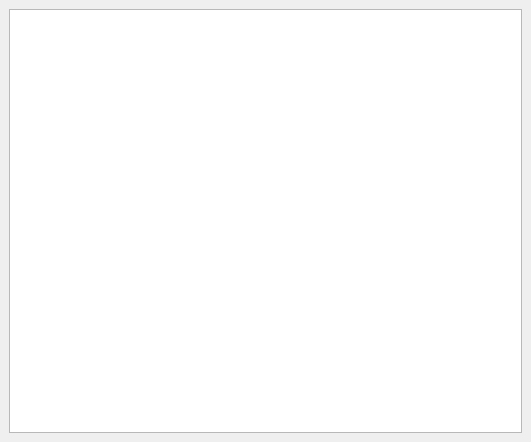
<?xml version="1.0" encoding="UTF-8"?>
<ui version="4.0">
 <class>ProgramEdit</class>
 <widget class="QWidget" name="ProgramEdit">
  <property name="geometry">
   <rect>
    <x>0</x>
    <y>0</y>
    <width>531</width>
    <height>442</height>
   </rect>
  </property>
  <property name="windowTitle">
   <string>Form</string>
  </property>
  <layout class="QVBoxLayout" name="verticalLayout">
   <property name="leftMargin">
    <number>9</number>
   </property>
   <property name="topMargin">
    <number>9</number>
   </property>
   <property name="rightMargin">
    <number>9</number>
   </property>
   <property name="bottomMargin">
    <number>9</number>
   </property>
   <item>
    <widget class="Developer::ProgramEditor" name="editor"/>
   </item>
  </layout>
 </widget>
 <customwidgets>
  <customwidget>
   <class>Developer::ProgramEditor</class>
   <extends>QPlainTextEdit</extends>
   <header>programeditor.hpp</header>
  </customwidget>
 </customwidgets>
 <resources/>
 <connections>
  <connection>
   <sender>editor</sender>
   <signal>textChanged()</signal>
   <receiver>ProgramEdit</receiver>
   <slot>textEdited()</slot>
   <hints>
    <hint type="sourcelabel">
     <x>381</x>
     <y>348</y>
    </hint>
    <hint type="destinationlabel">
     <x>496</x>
     <y>654</y>
    </hint>
   </hints>
  </connection>
 </connections>
 <slots>
  <slot>textEdited()</slot>
 </slots>
</ui>
